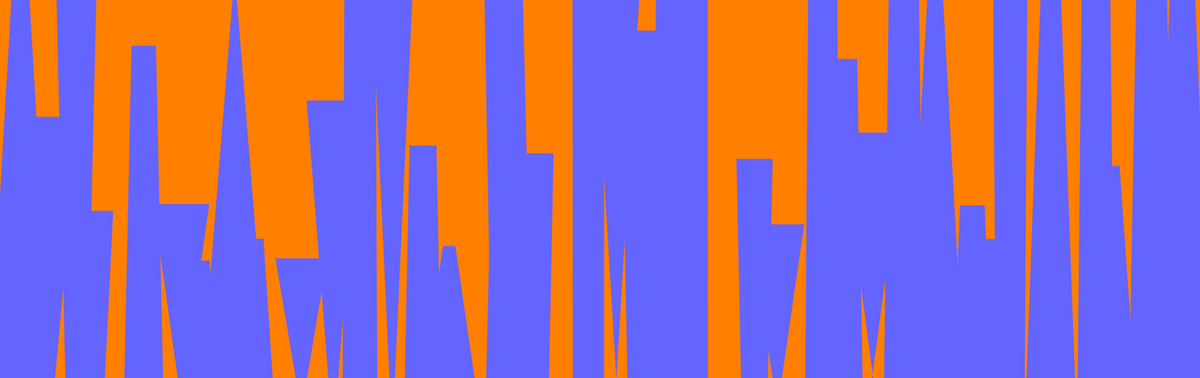
Frame 1 (no input)
Frame 60 (the mouse pressed at the canvas centre just before this capture): identical to frame 1, image omitted
Frame 120 (the mouse held since frame 60 and released just before this capture): identical to frame 1, image omitted

The Processing sketch that drew this single still picture (run headless with seeded random() and noise(); from frame 60 on, the mouse is pressed at the canvas centre):

// Processing sketch: color_tension01
// ── color_tension01.pde
float w=0;
float h=0;

int bldgCount = 38;
float[] bldgHts = new float[bldgCount];

float[] bldgWDistrortion = new float[bldgCount];
float[] bldgWDistrortion2 = new float[bldgCount];
float distortionFactor = 35;


void setup() {
  size(1900, 600);
  w = width/bldgCount;
  h = 50;
  for (int i=0; i<bldgCount; i++) {
    bldgHts[i] = random(170, height*2);
    bldgWDistrortion[i] = random(-distortionFactor, distortionFactor);
    bldgWDistrortion2[i] = random(-distortionFactor, distortionFactor);
  }
}

void draw() {
  background(255, 127, 0);
  // noFill();
  fill(100, 100, 255);
  noStroke();
  translate(0, height);

  for (int i=0; i<bldgCount; i++) {
    pushMatrix();
    translate(w*i, -bldgHts[i]);
    //rect(0, 0, w, bldgHts[i]);
    beginShape();
    vertex(bldgWDistrortion2[i], 0);
    vertex(w+bldgWDistrortion[i], 0);
    vertex(w+bldgWDistrortion2[i], bldgHts[i]);
    vertex(bldgWDistrortion[i], bldgHts[i]);
    endShape();
    popMatrix();
  }
}
